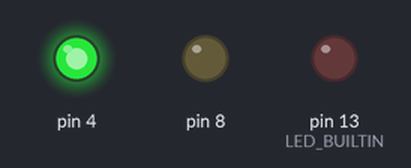
Bench run of a sketch on a simulated Arduino Uno, built with avr-gcc and run on an emulated ATmega328P. On the bench: output pins drawn as LEDs (lit = HIGH).

Above: at 2.5 s.
At 6.0 s:
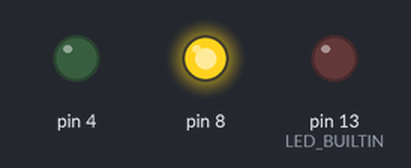
At 9.5 s:
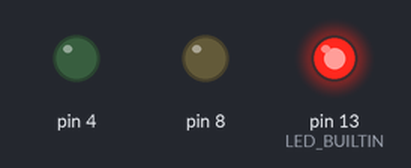
Timing chart, 0 to 15.6 s (numbered marks = the images above):
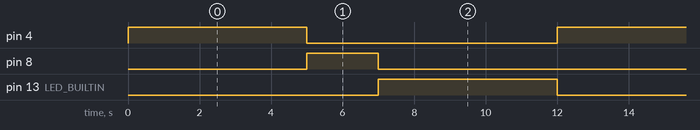

Measured:
- by itself, pin 4, pin 13 (LED_BUILTIN): alternates HIGH for 5.0 s and LOW for 7.0 s
- by itself, pin 8: alternates HIGH for 2.0 s and LOW for 10.0 s
- by itself, everything shown: repeats every 12.0 s, in 3 steps

The sketch:

blink.ino
```cpp
void setup() {
  pinMode(LED_BUILTIN, OUTPUT);
  pinMode(8, OUTPUT);
  pinMode(4, OUTPUT);
}

void loop() {
  digitalWrite(LED_BUILTIN, LOW);
  digitalWrite(4, HIGH);
  delay(5000);
  digitalWrite(4, LOW);
  digitalWrite(8, HIGH);
  delay(2000);
  digitalWrite(8, LOW);
  digitalWrite(LED_BUILTIN, HIGH);
  delay(5000);
}
```
